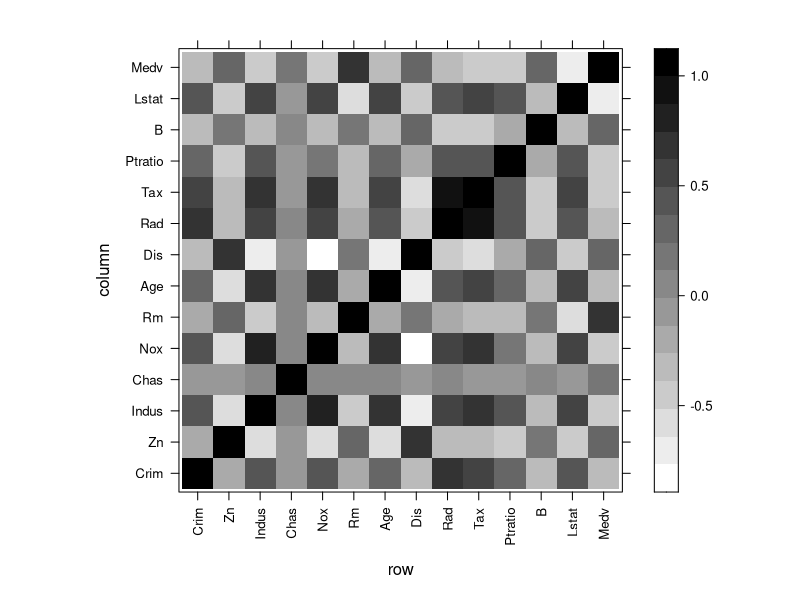
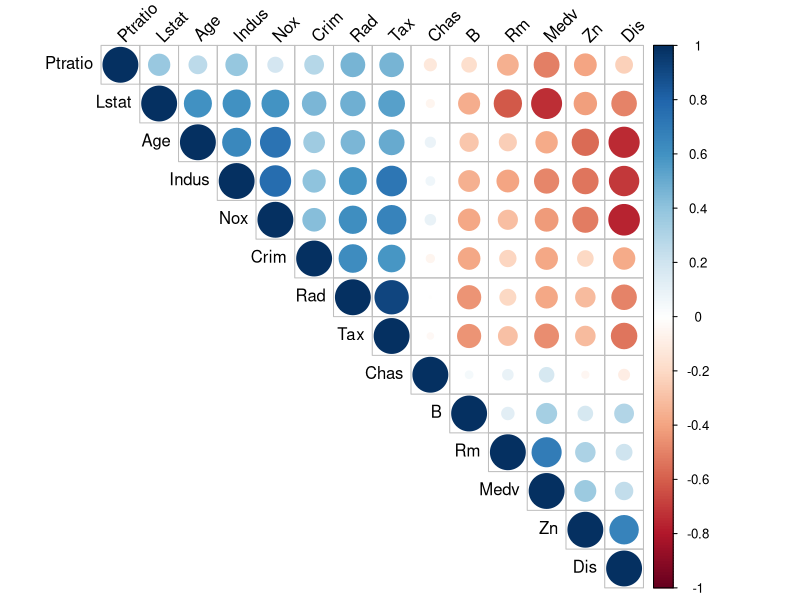
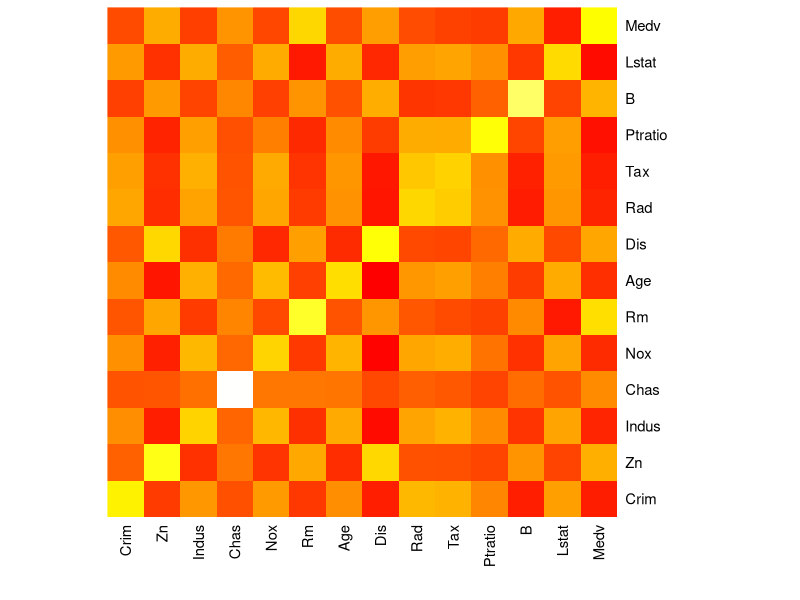

Write R code to recreate these figures, in order.
# CAP-5615 Intro to Neural Networks
# Summer 2018
# Homework 1 question 6 part 1
# Report the pairwise correlation between every two variables (either as a
# matrix or as a level plot)

# Load data and check its contents
setwd("~/fau/cap5615")
housing <- read.table("./assignment1/housing.header.txt", header = TRUE, sep = ",")
head(housing)
summary(housing)
str(housing)

# Create correlation data set
housingcor <- cor(housing)

# Heatmap correlation from lattice
# Black-and-white scale courtesy of https://stackoverflow.com/questions/6556530/how-do-i-control-a-heatmap-with-lattice-and-levelplot
# Found that scale easier to read than the standard blue/magenta one
library(lattice)
ramp <- colorRamp(c("white", "black"))
levelplot(housingcor,
  scales = list(x = list(rot = 90)),
  col.regions = rgb(ramp(seq(0, 1, length = 1000)), max = 255)
)

#-----------------------
# Starting at this point: other ways to display the correlation data
# Investigated while doing the homework, but not used because the question
# explicitly asks for a level plot
# Saved here for future reference

# Correlation plot with circles and colors
# Easier to find positive/negative correlations
install.packages("corrplot")
library(corrplot)
corrplot(housingcor,
  type = "upper", order = "hclust",
  tl.col = "black", tl.srt = 45
)

# Standard R heatmap
# Not that great, but doesn't require other libraries
heatmap(housingcor, Rowv = NA, Colv = NA, col = heat.colors(256))

# Spreadsheet-like view of the data
View(housingcor)
